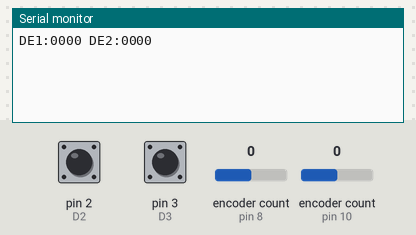
The sketch below on a simulated Arduino Mega 2560, built with avr-gcc and run on an emulated ATmega2560. On the bench: the last lines printed to the serial monitor. The inputs (shaded band) are chosen by the test bench; at power-on: pin 2 (D2) HIGH, pin 3 (D3) HIGH, encoder count (sensors on pin 8, pin 10) 0.

Above: at 1.2 s.
1.3 s: pin 2 (D2) pulled LOW for 0.15 s
At 2.8 s:
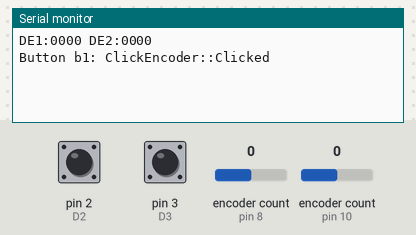
3.5 s: pin 3 (D3) pulled LOW for 3.2 s
At 7.9 s:
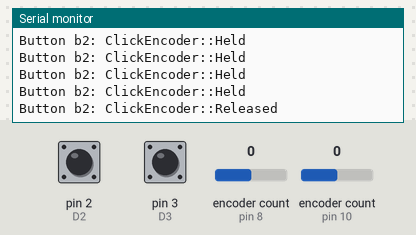
8.2 s: encoder count (sensor on pin 8) set to 1
At 9.2 s:
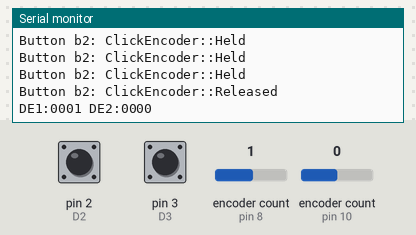
9.7 s: encoder count (sensor on pin 10) set to 1
At 10.3 s:
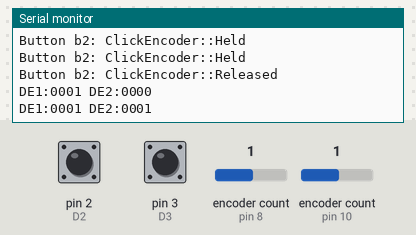
11.2 s: pin 3 (D3) pulled LOW for 0.15 s
At 12.6 s:
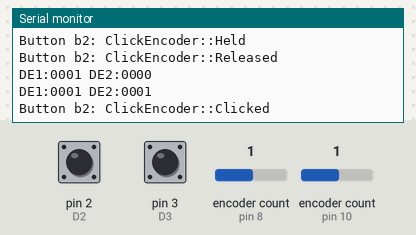
12.8 s: encoder count (sensor on pin 8) set to 2
At 13.9 s:
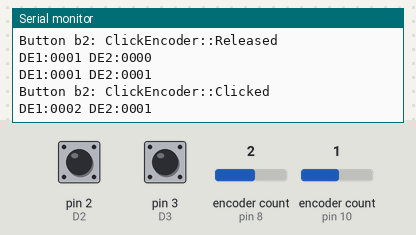
Timing chart, 0 to 15.3 s (numbered marks = the images above; inputs shaded):
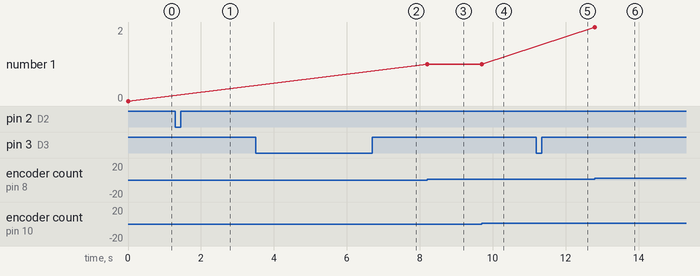

The sketch:

ClickEncoderTest.ino
```cpp
#include "ClickEncoder.h"
#include "TimerOne.h"

ClickEncoder *encoder1;
ClickEncoder *encoder2;
int16_t last1, value1;
int16_t last2, value2;

#define D8  8
#define D9  9

#define D10 10
#define D11 11

#define D2  2
#define D3  3

int a1,a2,a3;

void timerIsr()
{
  a1++;
  encoder1->service();
  a2++;
  encoder2->service();
  a3++;
}

void setup()
{
  a1=a2=a3=0;
  Serial.begin(9600);
  encoder1 = new ClickEncoder(D8,  D9,  D2);
  encoder2 = new ClickEncoder(D10, D11, D3);

  Timer1.initialize(1000);
  Timer1.attachInterrupt(timerIsr);

  last1 = -1;
  last2 = -1;
}

void loop()
{
  static char buffer[64];
  value1 += encoder1->getValue();
  value2 += encoder2->getValue();

  if (value1 != last1 ||
      value2 != last2)
    {
      last1 = value1;
      last2 = value2;
      sprintf(buffer,"DE1:%.4d DE2:%.4d",value1,value2);
      Serial.println(buffer);
    }

  ClickEncoder::Button b1 = encoder1->getButton();
  if (b1 != ClickEncoder::Open)
    {
      Serial.print("Button b1: ");
#define VERBOSECASE(label) case label: Serial.println(#label); break;
      switch (b1) {
	VERBOSECASE(ClickEncoder::Pressed);
	VERBOSECASE(ClickEncoder::Held);
	VERBOSECASE(ClickEncoder::Released);
	VERBOSECASE(ClickEncoder::Clicked);
      case ClickEncoder::DoubleClicked:
	Serial.println("ClickEncoder::DoubleClicked");
	encoder1->setAccelerationEnabled(!encoder1->getAccelerationEnabled());
	Serial.print("  Acceleration is ");
	Serial.println((encoder1->getAccelerationEnabled()) ? "enabled" : "disabled");
        break;
      }
    }

  ClickEncoder::Button b2 = encoder2->getButton();
  if (b2 != ClickEncoder::Open)
    {
      Serial.print("Button b2: ");
#define VERBOSECASE(label) case label: Serial.println(#label); break;
      switch (b2) {
	VERBOSECASE(ClickEncoder::Pressed);
	VERBOSECASE(ClickEncoder::Held);
	VERBOSECASE(ClickEncoder::Released);
	VERBOSECASE(ClickEncoder::Clicked);
      case ClickEncoder::DoubleClicked:
	Serial.println("ClickEncoder::DoubleClicked");
	encoder2->setAccelerationEnabled(!encoder2->getAccelerationEnabled());
	Serial.print("  Acceleration is ");
	Serial.println((encoder2->getAccelerationEnabled()) ? "enabled" : "disabled");
        break;
      }
    }


}
```

Measured:
- after the input at 1.3 s, the serial monitor: prints a new line after 0.75 s (image 1)
- after the input at 3.5 s, the serial monitor: prints a new line after 1.2 s (image 2)
- after the input at 8.2 s, the serial monitor: prints a new line at once (image 3)
- after the input at 9.7 s, the serial monitor: prints a new line at once (image 4)
- after the input at 11.2 s, the serial monitor: prints a new line after 0.75 s (image 5)
- after the input at 12.8 s, the serial monitor: prints a new line at once (image 6)
- plotted number 1: 0 → 1 after the input at 8.2 s
